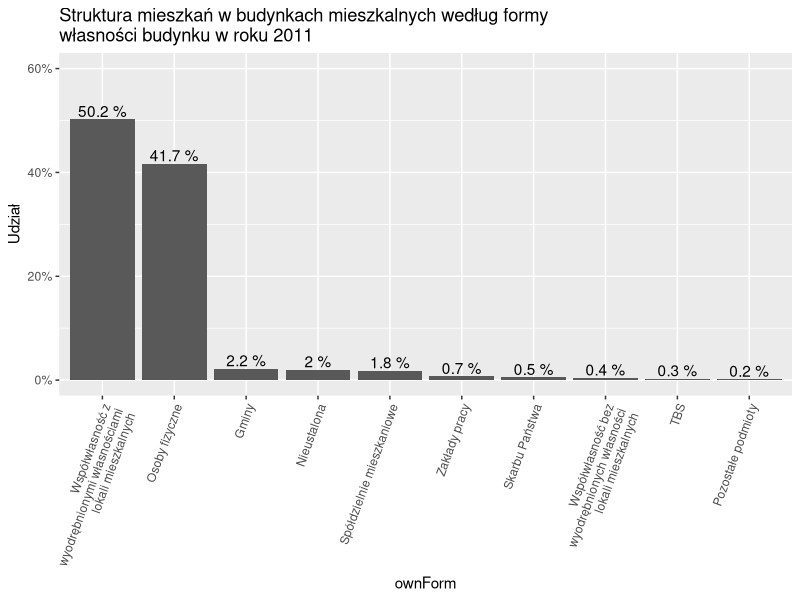

Reproduce this figure in R.
## ---- chunk 1
knitr::opts_chunk$set(echo = FALSE)
knitr::opts_chunk$set(message = FALSE)
## ---- chunk 2
library(ggplot2)
library(dplyr)

df <- data.frame(ownForm = c('Współwłasność z\nwyodrębnionymi własnościami\nlokali mieszkalnych', 'Współwłasność bez\nwyodrębnionych własności\nlokali mieszkalnych','Osoby fizyczne', 'Spółdzielnie mieszkaniowe', 'Gminy', 'Skarbu Państwa', 'Zakłady pracy', 'TBS', 'Pozostałe podmioty', 'Nieustalona'), share = c(50.2,0.4,41.7,1.8,2.2,0.5,0.7,0.3,0.2,2.0))

dplyr::arrange(df, desc(share)) %>% 
  mutate(ownForm = factor(ownForm, levels = ownForm), percent = paste(share, '%')) %>% 
  ggplot(aes(x = ownForm, y = share)) +
  geom_bar(stat = 'identity') +
  scale_y_continuous(labels = scales::percent_format(scale = 1), limits = c(0,60)) +
  geom_text(aes(label = percent), vjust = -0.2) +
  theme(axis.text.x = element_text(angle = 70, hjust = 1)) +
  ylab('Udział') +
  ggtitle('Struktura mieszkań w budynkach mieszkalnych według formy\nwłasności budynku w roku 2011')

